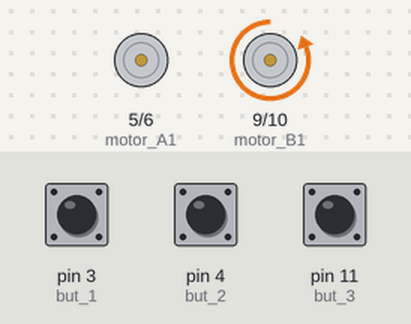
Recording of a sketch running on a simulated Arduino Uno, built with avr-gcc and run on an emulated ATmega328P. On the bench: motor-driver pin pairs drawn as motors (green arrow = first pin HIGH = forward, orange = second pin HIGH = backward, longer = more drive). The inputs (shaded band) are chosen by the test bench; at power-on: pin 11 (but_3) HIGH, pin 4 (but_2) HIGH, pin 3 (but_1) HIGH. What the sketch prints to the serial monitor is not drawn.

Above: at 1.25 s.
1.3 s: pin 11 (but_3) pulled LOW for 0.15 s
At 1.48 s:
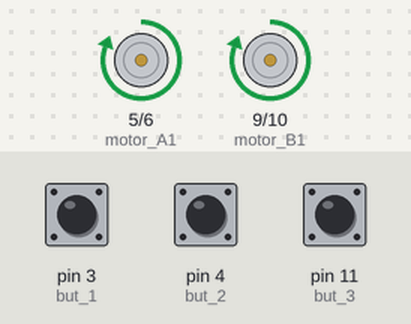
4.3 s: pin 11 (but_3) pulled LOW for 1 s
At 5.57 s:
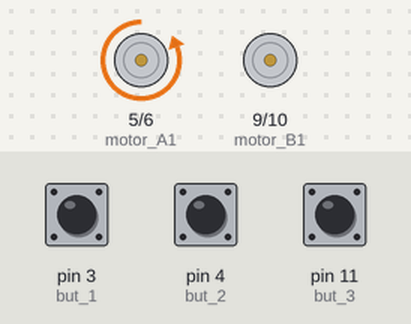
7.8 s: pin 11 (but_3) pulled LOW for 3.2 s
At 11.46 s:
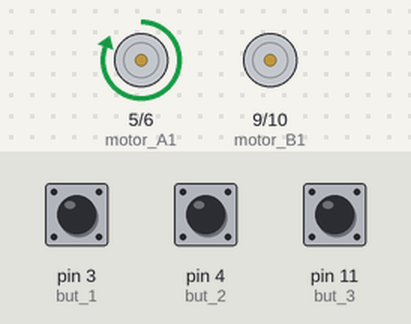
12.5 s: pin 4 (but_2) pulled LOW for 3.2 s
Timing chart, 0 to 18.2 s (numbered marks = the images above; inputs shaded):
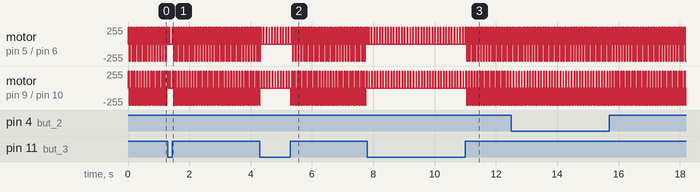

Measured:
- by itself, motor on pin 5 (motor_A1) / pin 6 (motor_A2): repeats every 0.09 s: forward 255/255 0.02 s, stopped 0.02 s, forward 255/255 0.02 s, backward 255/255 0.03 s, stopped 0.02 s
- by itself, motor on pin 9 (motor_B1) / pin 10 (motor_B2): repeats every 0.09 s: backward 255/255 0.02 s, stopped 0.03 s, forward 255/255 0.02 s, backward 255/255 0.02 s, stopped 0.02 s

The sketch:

button_control.ino
```cpp
const int motor_A1 = 5;
const int motor_A2 = 6;
const int motor_B1 = 9;
const int motor_B2 = 10;
const int but_1 = 3;
const int but_2 = 4;
const int but_3 = 11;
const int but_4 = 11;
const int but_5 = 11;
const int but_6 = 11;
int IR_L_data;
int IR_M_data;
int IR_R_data;


void setup() {
  pinMode(motor_A1, OUTPUT);
  pinMode(motor_A2, OUTPUT);
  pinMode(motor_B1, OUTPUT);
  pinMode(motor_B2, OUTPUT);
  pinMode(but_1, INPUT);
  pinMode(but_2, INPUT);
  pinMode(but_3, INPUT);
  pinMode(but_4, INPUT);
  pinMode(but_5, INPUT);
  pinMode(but_6, INPUT);
  Serial.begin(9600);
  Serial.print("Start");
}


void loop() {
  if(digitalRead(but_1) == LOW){
    stop();
    delay(15);
  }
  //우회전
  else if(digitalRead(but_1) == HIGH){
    right ();
    delay(15);
  }
  if(digitalRead(but_2) == LOW){
    stop();
    delay(15);
  }
  //좌회전
  else if(digitalRead(but_2) == HIGH){
    left();
    delay(15);
  }
  if(digitalRead(but_3) == LOW){
    stop();
    delay(15);
  }
  //전진
  else if(digitalRead(but_3) == HIGH){
    forward();
    delay(15);
  }
  if(digitalRead(but_4) == LOW){
    stop();
    delay(15);
  }
  //후진
  else if(digitalRead(but_4) == HIGH){
    backward();
    delay(15);
  }
  if(digitalRead(but_5) == LOW){
    stop();
    delay(15);
  }
  //우로 후진
  else if(digitalRead(but_5) == HIGH){
    rightback ();
    delay(15);
  }
  if(digitalRead(but_6) == LOW){
    stop();
    delay(15);
  }
  //좌로 후진
  else if(digitalRead(but_6) == HIGH){
    leftback();
    delay(15);
  }
}


void right () {
  //우
  digitalWrite(motor_A1, HIGH);
  digitalWrite(motor_A2, LOW);
  digitalWrite(motor_B1, LOW);
  digitalWrite(motor_B2, LOW);
}

void rightback () {
  //우로 후진
  digitalWrite(motor_A1, LOW);
  digitalWrite(motor_A2, HIGH);
  digitalWrite(motor_B1, LOW);
  digitalWrite(motor_B2, LOW);
}

void left() {
  //좌
  digitalWrite(motor_A1, LOW);
  digitalWrite(motor_A2, LOW);
  digitalWrite(motor_B1, HIGH);
  digitalWrite(motor_B2, LOW);
}
void leftback() {
  //좌로 후진
  digitalWrite(motor_A1, LOW);
  digitalWrite(motor_A2, LOW);
  digitalWrite(motor_B1, LOW);
  digitalWrite(motor_B2, HIGH);
}

void forward() {
  //전진
  digitalWrite(motor_A1, HIGH);
  digitalWrite(motor_A2, LOW);
  digitalWrite(motor_B1, HIGH);
  digitalWrite(motor_B2, LOW);
}

void backward() {
  //후진
  digitalWrite(motor_A1, LOW);
  digitalWrite(motor_A2, HIGH);
  digitalWrite(motor_B1, LOW);
  digitalWrite(motor_B2, HIGH);
}

void stop() {
  digitalWrite(motor_A1, LOW);
  digitalWrite(motor_A2, LOW);
  digitalWrite(motor_B1, LOW);
  digitalWrite(motor_B2, LOW);
}
```
